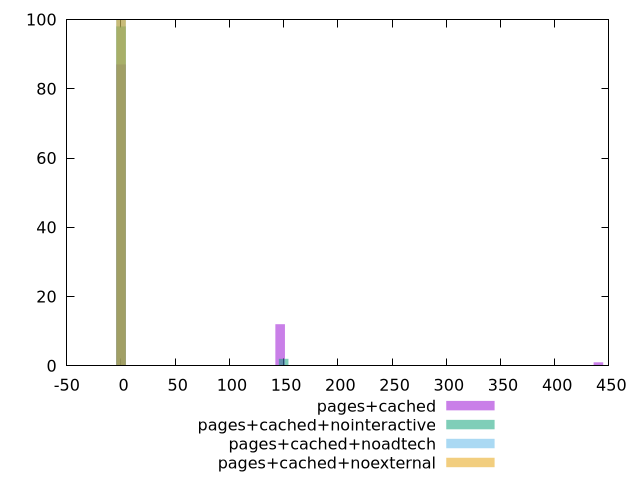

Recreate this plot in gnuplot.
$_pagesCached <<EOF
440.3515761638127 1
146.78385872127092 12
0 87
EOF
$_pagesCachedNointeractive <<EOF
0 98
150 2
EOF
$_pagesCachedNoadtech <<EOF
0 100
EOF
$_pagesCachedNoexternal <<EOF
0 100
EOF
set key outside below
set terminal pngcairo
set output "report_00006_2020-11-02T20-21-41.718Z/unminified-css/unminified-css_pages+cached_pages+cached+nointeractive_pages+cached+noadtech_pages+cached+noexternal+hist.png"
set boxwidth 8.807031523276255
set style fill transparent solid 0.5 noborder
set yrange [0:100]
plot $_pagesCached title "pages+cached" with boxes ,$_pagesCachedNointeractive title "pages+cached+nointeractive" with boxes ,$_pagesCachedNoadtech title "pages+cached+noadtech" with boxes ,$_pagesCachedNoexternal title "pages+cached+noexternal" with boxes ,
